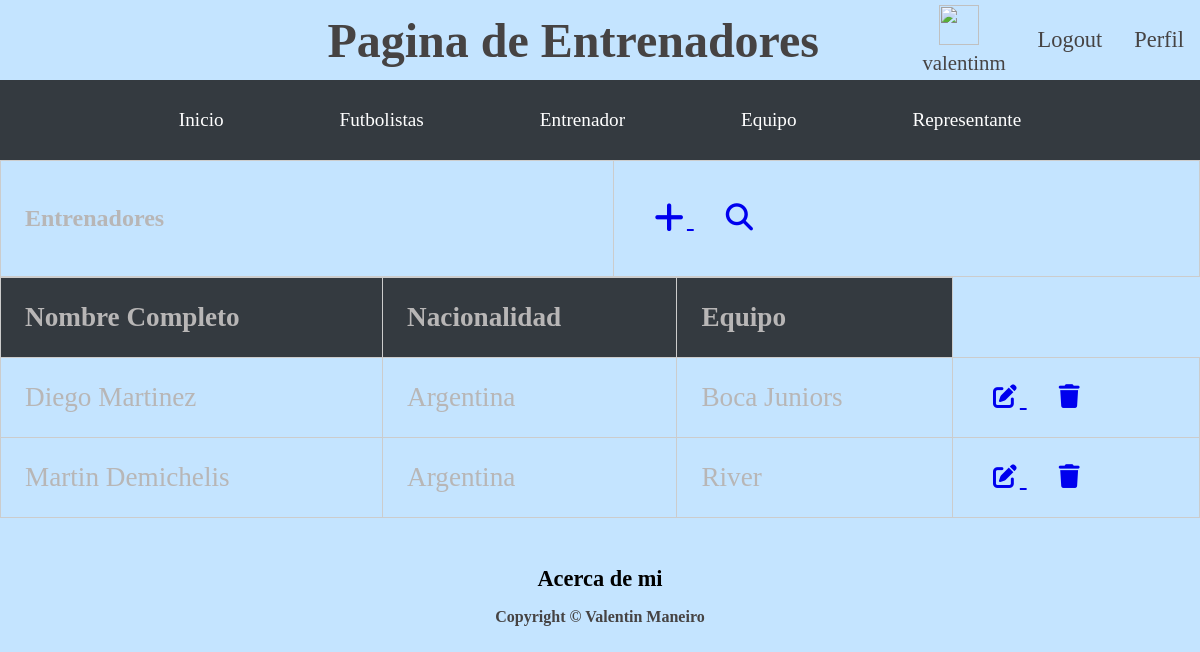
/entrenador/ (signed in), run on the app's committed database.
### aplicacion/models.py (models this page shows)
class Entrenador(models.Model):
    nombreCompleto = models.CharField(max_length=60)
    nacionalidad = models.CharField(max_length=60)
    equipo = models.CharField(max_length=60)

### aplicacion/views.py (the view)
# urls.py: path('entrenador/', EntrenadorList.as_view(), name = "entrenador"),
class EntrenadorList(LoginRequiredMixin, ListView):
    model = Entrenador

### aplicacion/templates/aplicacion/entrenador_list.html
{% extends 'aplicacion/base.html' %}
{% load static %}
{% block titulo %}
    Pagina de Entrenadores
{% endblock titulo %}
{% block contenido %}
    <table>
        <tr>
            <td ><h2>Entrenadores</h2></td>
            <td>
                <a
                href="{% url 'añadir_entrenador' %}"
                class="btn btn-primary btn-sm"
                ><i class="fa fa-plus fa-lg" title="New Record"> </i>
                </a>
                <a
                        href="{% url 'buscar_entrenador' %}"
                        class="btn btn-primary btn-sm"
                ><i class="fa-solid fa-magnifying-glass"></i>
                </a>
            </td>
        </tr>
    </table>
    <table class="table table-striped">
        <thead>
            <tr>
                <th>Nombre Completo</th>
                <th>Nacionalidad</th>
                <th>Equipo</th>
            </tr>
        </thead>
        <tbody>
        {% for entrenador in entrenador_list%}
        <tr>
            <td>{{ entrenador.nombreCompleto }}</td>
            <td>{{ entrenador.nacionalidad }}</td>
            <td>{{ entrenador.equipo }}</td>
            <td>
                <a
                  href="{% url 'editar_entrenador' entrenador.id %}"
                  class="btn btn-primary"
                  style="--bs-btn-padding-y: .25rem; --bs-btn-padding-x: .5rem; --bs-btn-font-size: .75rem;"
                  ><i class="fa fa-edit fa-sm" title="Edit Record"></i>
                </a>
                <a
                  href="{% url 'borrar_entrenador' entrenador.id %}"
                  class="btn btn-danger"
                  style="--bs-btn-padding-y: .25rem; --bs-btn-padding-x: .5rem; --bs-btn-font-size: .75rem;"
                  ><i class="fa fa-trash fa-sm" title="Delete Record"></i>
                </a>
              </td>
        </tr>
        {% endfor %}
        </tbody>
    </table>
{% endblock contenido %}

### aplicacion/templates/aplicacion/base.html (shortened to what this page needs)
<!DOCTYPE html>
<html lang="en">
    <head>
        <link rel="stylesheet" href="../../static/aplicacion/css/style.css">
        <link rel="stylesheet" href="https://cdnjs.cloudflare.com/ajax/libs/font-awesome/6.4.0/css/all.min.css">
    </head>
    <body>
        <header>
            <h1 class="titulo">
                    {% block titulo %}
                    {% endblock titulo %}
            </h1>
            {% if user.is_authenticated %}
            <div class="text-center-disabled">
                <div class="info-usuario">
                    <p >{{user.username}}</p>
                    <a  href="{% url 'agregar_avatar' %}" ><img src="{{ request.session.avatar }}" height="40px" weight="40px"/></a>
                </div>
                <a class="btn btn-primary" href="{% url 'logout' %}">Logout</a>
                <a class="btn btn-success" href="{% url 'perfil' %}">Perfil</a>
                {% else %}
                <div class="text-center-disabled">
                <a class="btn btn-primary" href="{% url 'login' %}">Login</a>
                <a class="btn btn-success" href="{% url 'registrar' %}">Registrarse</a>
                </div>
                {% endif %}
            </div>
        </header>
        <nav class="navbar  navbar-dark" id="mainNav">
            <div class="container">
                    <ul class="navbar-nav">
                        <li class="nav-item px-lg-4"><a class="nav-link text-uppercase" href="{% url 'home' %}">Inicio</a></li>
                        {% if user.is_authenticated %}
                            <li class="nav-item "><a class="nav-link text-uppercase" href="{% url 'futbolistas' %}">Futbolistas</a></li>
                            <li class="nav-item "><a class="nav-link text-uppercase" href="{% url 'entrenador' %}">Entrenador</a></li>
                            <li class="nav-item"><a class="nav-link text-uppercase" href="{% url 'equipo' %}">Equipo</a></li>
                            <li class="nav-item "><a class="nav-link text-uppercase" href="{% url 'representante' %}">Representante</a></li>
                        {% endif %}
                    </ul>
            </div>
        </nav>
        {% block contenido %}
        {% endblock contenido %}
        <footer class="">
            <a href ="{% url 'acerca_de_mi' %}">Acerca de mi</a>
            <p class="">Copyright &copy; Valentin Maneiro</p>
        </footer>
    </body>
</html>

### aplicacion/static/aplicacion/css/style.css (style rules this page uses)
body { margin:0; padding: 0; background-color: #C4E4FF; color: rgb(70, 67, 67); }
header { display:flex; width: 100%; height: 10vh; align-items: center; justify-content: center; }
.titulo { font-size: 3rem; font-weight: bold; display: block; margin-left: 15rem; text-align: center; width: 100%; }
.text-center-disabled { display: flex; justify-content: flex-start; align-items: center; }
.text-center-disabled a { font-size: 1.4rem; color: rgb(70, 67, 67); text-decoration: none ; }
.btn { padding: 1rem; }
.info-usuario { display: flex; flex-direction: column-reverse; align-items: center; justify-content: center; margin: 1rem; }
.info-usuario p { text-align: center; font-size: 1.3rem; margin: 0; padding: 0; }
.info-usuario img { height: 40px; width: 40px; margin-right: 10px; }
.navbar { display: flex; width: 100%; height: 10vh; justify-content: space-between; align-items: center; background-color: #343a40; }
.container { width: 100%; display: flex; justify-content: space-around; align-items: center; }
.navbar-nav { display: flex; list-style-type: none; margin: 0; padding: 0; text-align: center; }
.nav-item { margin: 1rem 3rem; font-size:1.2rem; }
.nav-link { color: #ffffff; text-decoration: none; padding: 5px 10px; }
table { width: 100%; border-collapse: collapse; }
th, td { padding: 8px; border: 1px solid #ddd; text-align: left; font-size: 1.7rem; color: rgb(184, 182, 182) }
th { background-color: #343a40; }
td a { gap: 3rem; }
.fa { font-size: 1.3rem; vertical-align: middle; margin-right: 3px; }
.fa-lg { font-size: 1.3rem; }
.fa-sm { font-size: 1.3rem; }
h2 { font-size: 24px; margin-bottom: 20px; }
td, th { padding: 1.5rem; border: 1px solid #ccc; }
footer { height: 3%; text-align: center; position: sticky; bottom: 0; left: 0; right: 0; padding-top: 3rem; }
footer p { font-size: 1rem; font-weight: bold; }
footer a { font-size: 1.4rem; font-weight: bold; text-decoration: none; color: rgb(0, 0, 0); margin: 0 1rem; }

### data on the page
Entrenador: nombreCompleto "Diego Martinez", nacionalidad "Argentina", equipo "Boca Juniors"
Entrenador: nombreCompleto "Martin Demichelis", nacionalidad "Argentina", equipo "River"

### other printed values
{{ user.username }} "valentinm"
